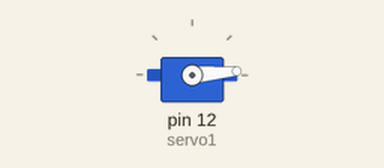
The sketch below on a simulated Arduino Uno, built with avr-gcc and run on an emulated ATmega328P. Shown: servo.

Above: at 0.05 s.
Timing chart, 0 to 4.6 s (numbered marks = the images above):
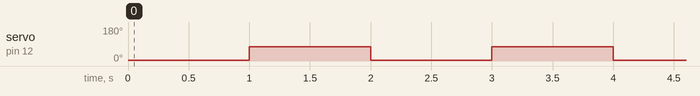

The sketch:

Spectacular_Lappi-Snicket1.ino
```cpp
#include <Servo.h>

Servo servo1;

void setup()
{
  servo1.attach(12);
}

void loop()
{
  servo1.write(5);   // turn to 5 degree position
  delay(1000); // Wait for 1000 millisecond(s)
  servo1.write(75);  // turn to 75 degree position
  delay(1000); // Wait for 1000 millisecond(s)
}
```

Measured:
- by itself, servo on pin 12 (servo1): alternates 75° for 1.0 s and 5° for 1.0 s
